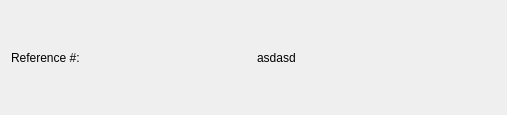
<?xml version="1.0" encoding="UTF-8"?>
<ui version="4.0">
 <class>dialog_ref</class>
 <widget class="QDialog" name="dialog_ref">
  <property name="geometry">
   <rect>
    <x>0</x>
    <y>0</y>
    <width>507</width>
    <height>115</height>
   </rect>
  </property>
  <property name="windowTitle">
   <string>Reference #</string>
  </property>
  <property name="windowIcon">
   <iconset>
    <normaloff>../FinalsProject/app_logo.png</normaloff>../FinalsProject/app_logo.png</iconset>
  </property>
  <layout class="QHBoxLayout" name="horizontalLayout">
   <item>
    <widget class="QLabel" name="label">
     <property name="styleSheet">
      <string notr="true">font: 40pt &quot;Times New Roman&quot;;</string>
     </property>
     <property name="text">
      <string>Reference #:</string>
     </property>
    </widget>
   </item>
   <item>
    <widget class="QLabel" name="lbl_ref">
     <property name="styleSheet">
      <string notr="true">font: 40pt &quot;Times New Roman&quot;;</string>
     </property>
     <property name="text">
      <string>asdasd</string>
     </property>
    </widget>
   </item>
  </layout>
 </widget>
 <resources/>
 <connections/>
</ui>
